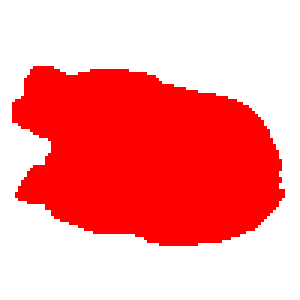
#> input picture img/frango_red100-2.png, 100 x 100 px (shown 3 times larger)
$ python main.py
#> lines starting #> are read from the running program, lines starting #| are printed output that depends on the picture; after the words box and inside, x2 and y2 are one past the last pixel; in counts of white or black regions, pixels touching at a corner belong together
"""

Simulação de cozimento

Equação do Calor --> equação da difusão (térmica)

∂u/∂t =  η ( ∇²u )

u -> campo de temperaturas
t -> tempo
η -> coeficiente de difusão térmica
∇ -> Laplaciano

fonte: https://pt.wikipedia.org/wiki/Equa%C3%A7%C3%A3o_do_calor  :)

Esta simulação é bidimensional

"""

import numba
from numba import jit

import numpy as np
from skimage import io
from skimage import color
from matplotlib import cm
import matplotlib.pyplot as plt
from matplotlib import animation
from mpl_toolkits.mplot3d import Axes3D
from matplotlib.animation import PillowWriter

numba.jit("f8[:,:,:](f8[:,:,:], b1[:,:])", nopython=True, nogil=True)
def solve_heat(heatmap, frango, coef_frango, iteracoes, delta, dx, dt):
    cs = heatmap[0].copy() #current state
    length = len(cs[0])
    cf = 0 # current frame
    for t in range(1,iteracoes):
        ns = cs.copy() # new state
        for i in range(1, length-1):
            for j in range(1, length-1):
                if frango[j][i]:
                    a = coef_frango
                    ns[j][i] = cs[j][i] + a*dt/dx**2 * (cs[j+1][i] + cs[j-1][i] +\
                                                    cs[j][i+1] + cs[j][i-1] -\
                                                    4*cs[j][i])
        cs = ns.copy()
        if t%delta==0:
            cf = cf + 1
            heatmap[cf] = cs

    return heatmap

def main():
    borda = np.linspace(0, 1, 600) #imagem 600x600
    xv, yv = np.meshgrid(borda, borda)
    imagem = color.rgb2gray(io.imread('./img/frango_red100-2.png')[:,:,:3])
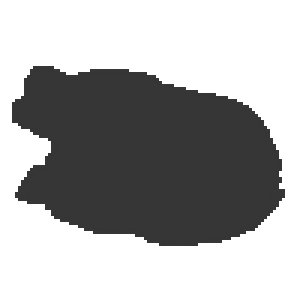
#> imagem: shape (100, 100) float64 (shown 3 times larger); min 0.212, max 1, mean 0.676
    imagem = np.flip(imagem, axis=0) #imagem é armazenada invertida no computador (????)
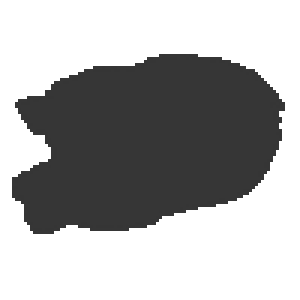
#> imagem: shape (100, 100) float64 (shown 3 times larger); min 0.212, max 1, mean 0.676

    frango_cor_bool = imagem < 0.9 # array -> se claridade >= 1 false / se claridade < 1 true
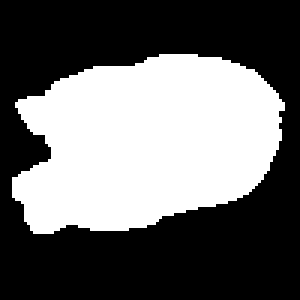
#> frango_cor_bool: shape (100, 100) bool (shown 3 times larger); 41.2% white; 1 white region, box (x1, y1, x2, y2) and area: (4, 18, 95, 78) 4119
    coef_frango = 1.45e-7 #fonte: https://docplayer.com.br/59218406-Determinacao-da-condutividade-termica-e-difusividade-termica-da-carne-de-frango.html

    frango_cru_temp = 273.15 # em Kelvin ou 0ºC
    forno_temp = 273.15 + 180 # em Kelvin ou 180ºC

    #lista criada a baixo dira qual a temperatura inicial em cada ponto do sistema forno + frango
    temp_ini = np.zeros([100, 100]) + forno_temp
    temp_ini[frango_cor_bool] = frango_cru_temp

    edo_iter = 36000 #numero de vezes q a EDO sera atualizada (iterações do programa)
    img_num = 3600 #numero de imagens do forno que serão tiradas
    delta_img = int(edo_iter/img_num) #de quantas em quantas iterações a imagem vai ser tirada
    lista_img = np.zeros([img_num, 100, 100])
    lista_img[0] = temp_ini

    x = 0.6 # 3 considerando q o frango tem 60cm
    dx = 0.6/600
    dt = 1 # 1 segundo --> (36000/1)/3600 = frango assando por 10h

    lista_img = solve_heat(lista_img, frango_cor_bool, coef_frango, edo_iter, delta_img, dx, dt)

    #covertendo para ºC
    lista_img -= 273.15

    heat_map = plt.get_cmap('inferno')

    def animate(i):
        ax.clear()
        ax.contourf(lista_img[10*i], 100, cmap=heat_map, vmin=frango_cru_temp-273.15, vmax = forno_temp-273.15)

        return fig,

    fig, ax = plt.subplots(figsize=(8,6))
    ani = animation.FuncAnimation(fig, animate, frames=359, interval=50)
    ani.save('cooked.gif',writer='pillow',fps=30)

    t = np.linspace(0, 10, len(lista_img))
    avg_temp = np.array([img[frango_cor_bool].mean() for img in lista_img])
    min_temp = np.array([img[frango_cor_bool].min() for img in lista_img])

    plt.plot(t, avg_temp, label='average')
    plt.plot(t, min_temp, label='average')
    plt.axhline(80, color='k', ls='--')
    plt.xlabel('Time[hours]')
    plt.ylabel('Temp [$^\circ C$]')
    plt.grid()
    plt.savefig('temp.png', format='png')


if __name__ == "__main__":
#> (the run stopped early here; a loop or call above may not have finished)
